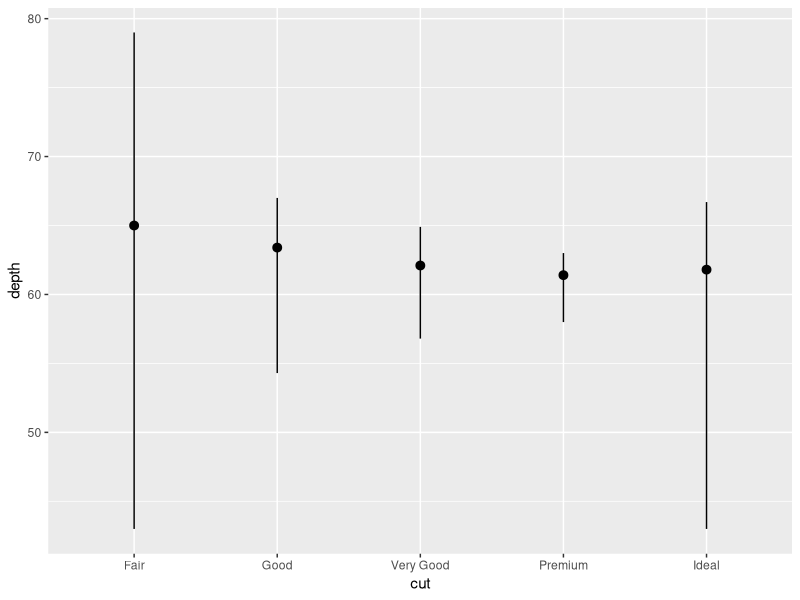
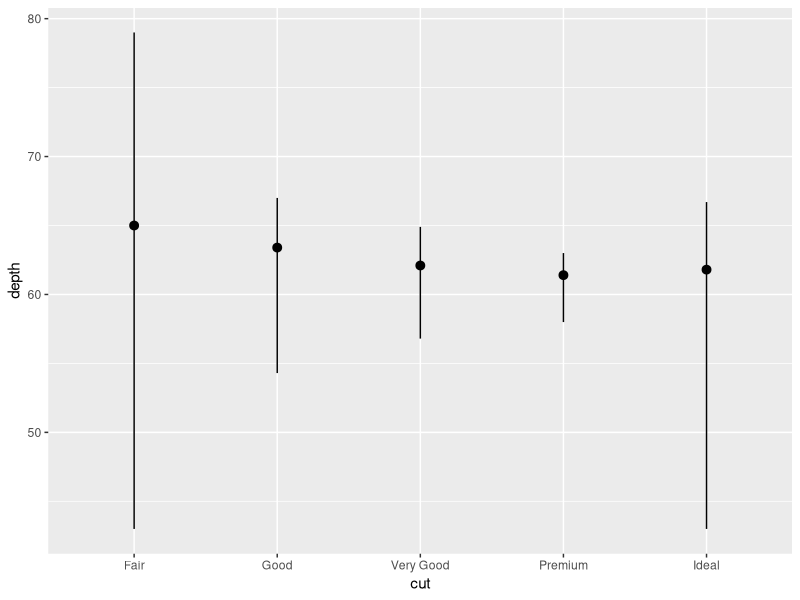
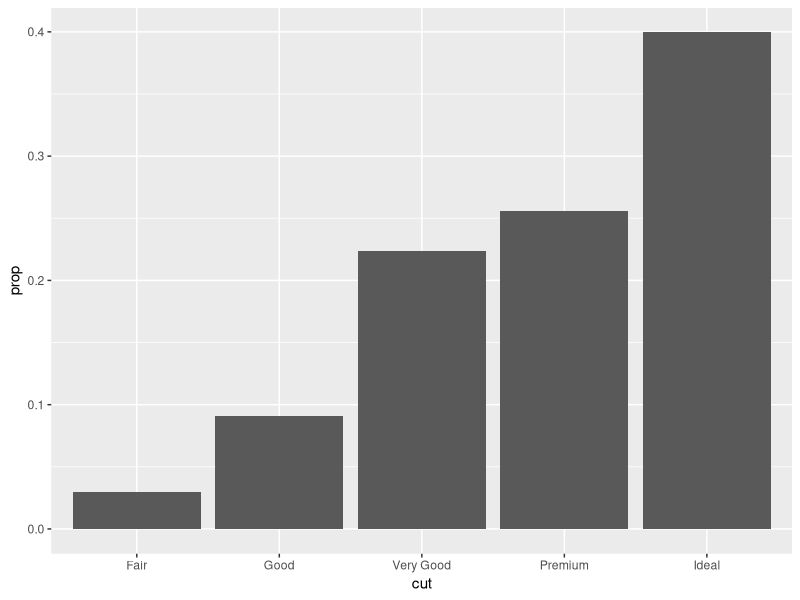

R code for these plots, in order:
## ---- chunk 1
#| output: false

library(tidyverse)
## ---- chunk 2
ggplot(diamonds) +
  stat_summary(
    aes(x = cut, y = depth),
    fun.min = min,
    fun.max = max,
    fun = median
  )
## ---- chunk 3
ggplot(diamonds) +
  geom_pointrange(
    aes(x = cut, y = depth),
    stat = "summary",
    fun.min = min,
    fun = median,
    fun.max = max
  )
## ---- chunk 4
ggplot(diamonds, aes(x = cut, y = after_stat(prop), group = 2)) + 
  geom_bar()
